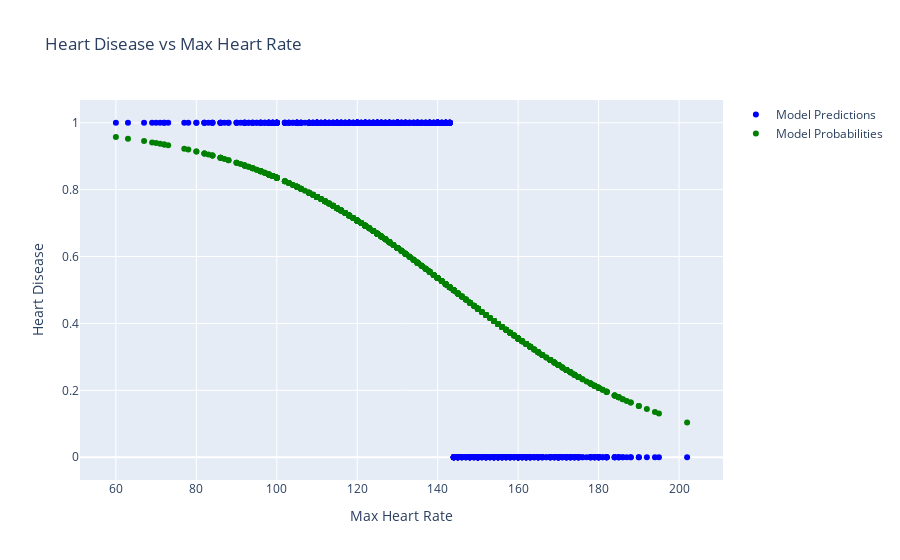

Notebook cell for this chart:
### Code cell
fig = go.Figure()

fig.add_trace(go.Scatter(x=predicions_df['MaxHR'], y=predicions_df['Prediction'],
                         mode='markers', name='Model Predictions', marker={'color':'blue'}))

fig.add_trace(go.Scatter(x=predicions_df['MaxHR'], y=predicions_df['Probability'],
                         mode='markers', name='Model Probabilities', marker={'color':'green'}))

fig.update_layout(
    title="Heart Disease vs Max Heart Rate",
    xaxis_title="Max Heart Rate",
    yaxis_title="Heart Disease"
)

fig.show()

### Figure 1 — Plotly figure (JSON) as saved in the notebook; plotly's stock layout.template omitted (floating-point values rounded to 4 significant figures; data arrays with more than 128 entries replaced by an {"elided": "..."} marker saying what was removed)
{"data": [{"marker": {"color": "blue"}, "mode": "markers", "name": "Model Predictions", "type": "scatter", "x": {"elided": "918 int values"}, "y": {"elided": "918 int values"}}, {"marker": {"color": "green"}, "mode": "markers", "name": "Model Probabilities", "type": "scatter", "x": {"elided": "918 int values"}, "y": {"elided": "918 float values"}}], "layout": {"title": {"text": "Heart Disease vs Max Heart Rate"}, "xaxis": {"title": {"text": "Max Heart Rate"}}, "yaxis": {"title": {"text": "Heart Disease"}}}}
